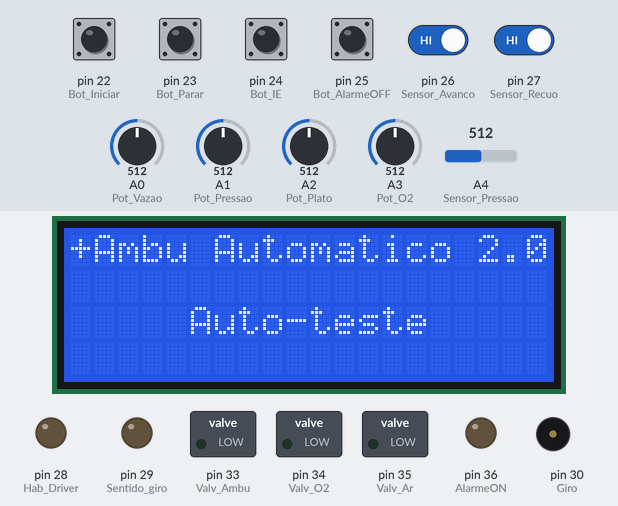
Simulated run of this sketch. Board: Arduino Mega 2560, built with avr-gcc and run on an emulated ATmega2560. Parts: 20×4 character LCD, switched loads named in the sketch (green lamp = pin HIGH), output pins drawn as LEDs (lit = HIGH), buzzer (waves = sounding). Inputs (shaded band) come from the test bench; at power-on: pin 22 (Bot_Iniciar), pin 23 (Bot_Parar), pin 24 (Bot_IE), pin 25 (Bot_AlarmeOFF), pin 26 (Sensor_Avanco), pin 27 (Sensor_Recuo) HIGH, A0 (Pot_Vazao) = 512, A1 (Pot_Pressao) = 512, A2 (Pot_Plato) = 512, A3 (Pot_O2) = 512, A4 (Sensor_Pressao) = 512. What the sketch prints to the serial monitor is not drawn.

Above: at 2.4 s.
At 6.6 s:
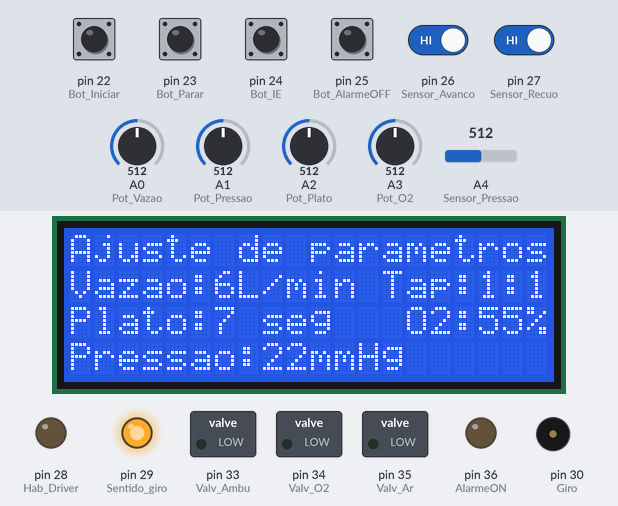
6.7 s: pin 26 (Sensor_Avanco) driven LOW
At 7.9 s:
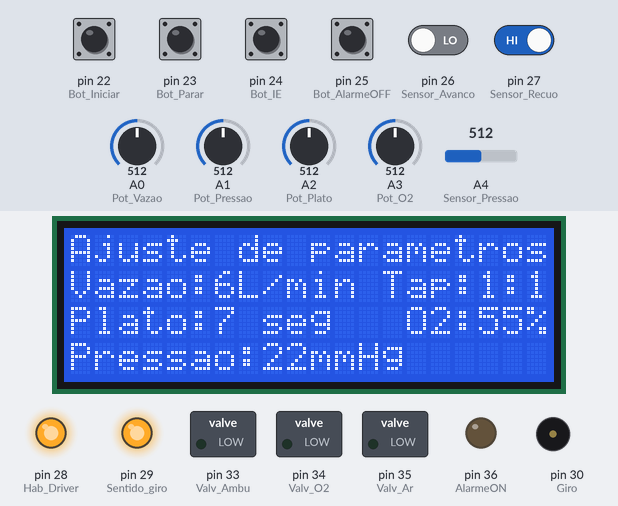
At 14.15 s:
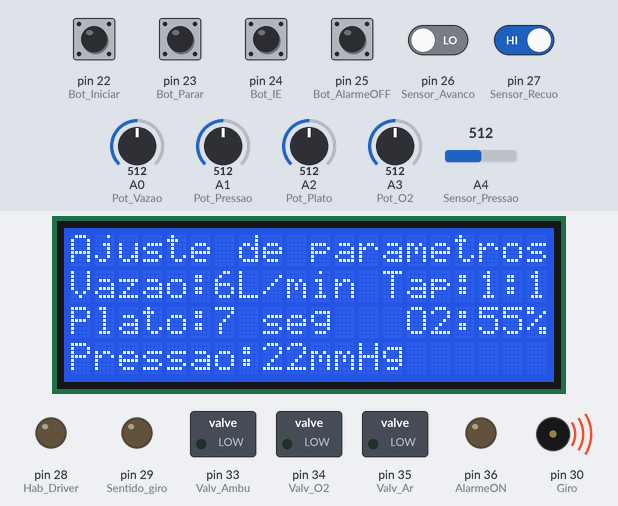
Timing chart, 0 to 14.4 s (numbered marks = the images above; inputs shaded):
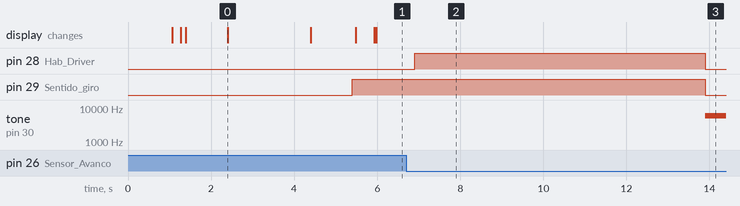

Measured:
- after the input at 6.7 s, pin 28 (Hab_Driver): LOW → HIGH after 0.20 s, → LOW 7.0 s later; pin 29 (Sentido_giro): HIGH → LOW after 7.2 s; tone on pin 30 (Giro): silent → 6001 Hz after 7.2 s
- what the display in image 0 shows lasts 2.0 s, from 2.4 s to 4.4 s

The sketch:

Ventilador_pulmonar.ino
```cpp
//================================================================================================================//
//                                                                                                                //
//                                        Ventilador Pulmonar                                                     //
//                                                                                                                //
//================================================================================================================//
//   Versão:                                                                                                      //
//   Data:                                                                                                        //
//   Hora:                                                                                                        //
//   Atualizado por:                                                                                              //
//================================================================================================================//

// Bibliotecas
#include <Arduino.h>
#include <TimerOne.h>
#include <Wire.h>
#include <LiquidCrystal_I2C.h>

// Variáveis globais
int           Valor_Pot_Vazao = 0;                // Guarda valor do potenciometro de set point da vazão
int           Valor_Pot_Pressao = 0;              // Guarda valor do potenciometro de set point da pressão
int           Valor_Pot_Plato = 0;                // Guarda valor do potenciometro de set point do platô
int           Valor_Pot_O2 = 0;                   // Guarda valor do potenciometro de set point de % de O2
int           Valor_Sensor_Pressao = 0;           // Guarda valor do sensor de pressão
byte          Tap = 1;                            // Guarda o valor do Tap.
unsigned long Tempo_Atual = 0;
unsigned long Tempo_Anterior = 0;

boolean     Estado_Bot = HIGH;
boolean     Flag_Bot_Iniciar = HIGH;             // Trem de pulso pra ajuste de velocidade (pino 3)
boolean     Flag_Bot_Iniciar_Anterior = HIGH;
boolean     Flag_Bot_Parar = HIGH;               // Botão de avanço do motor de passo (pino 21)
boolean     Flag_Bot_Parar_Anterior = HIGH;
boolean     Flag_Bot_IE  = HIGH;                 // Botão de recuo do motor de passo (pino 20)
boolean     Flag_Bot_IE_Anterior  = HIGH;
boolean     Flag_Bot_AlarmeOFF = HIGH;           // Botão de parada do motor de passo (pino 19)
boolean     Flag_Bot_AlarmeOFF_Anterior = HIGH;
boolean     Flag_Sensor_Avanco = HIGH;           // Botão para ligar o motor de passo (pino 18)
boolean     Flag_Sensor_Avanco_Anterior = HIGH;
boolean     Flag_Sensor_Recuo  = HIGH;
boolean     Flag_Sensor_Recuo_Anterior  = HIGH;
boolean     Flag_Avancando = LOW;
boolean     Flag_Recuando = LOW;

// Rótulos das entradas analógicas
#define     Pot_Vazao               A0          // Poteciometro para ajuste de velocidade (pino A0)
#define     Pot_Pressao             A1          // Poteciometro para ajuste de velocidade (pino A0)
#define     Pot_Plato               A2          // Poteciometro para ajuste de velocidade (pino A0)
#define     Pot_O2                  A3          // Poteciometro para ajuste de velocidade (pino A0)
#define     Sensor_Pressao          A4          // Poteciometro para ajuste de velocidade (pino A0)

// Rótulos das entradas digitais
#define     Bot_Iniciar             22          // Trem de pulso pra ajuste de velocidade (pino 3)
#define     Bot_Parar               23          // Botão de avanço do motor de passo (pino 21)
#define     Bot_IE                  24          // Botão de recuo do motor de passo (pino 20)
#define     Bot_AlarmeOFF           25          // Botão de parada do motor de passo (pino 19)
#define     Sensor_Avanco           26          // Botão para ligar o motor de passo (pino 18)
#define     Sensor_Recuo            27          // Habilita o driver do motor de passo (pino 24)

// Rótulos das saídas digitais
#define     Hab_Driver              28          // Trem de pulso pra ajuste de velocidade (pino 3)
#define     Valv_Ambu               33          // Trem de pulso pra ajuste de velocidade (pino 3)
#define     Valv_O2                 34          // Trem de pulso pra ajuste de velocidade (pino 3)
#define     Valv_Ar                 35          // Trem de pulso pra ajuste de velocidade (pino 3)
#define     AlarmeON                36          // Trem de pulso pra ajuste de velocidade (pino 3)
#define     Sentido_giro            29
#define     Giro                    30

//Configuração das bibliotecas
LiquidCrystal_I2C lcd(0x27, 20, 4);             // Display LCD 20x4 I2C

// Declaração das funções
  void Tela_Inicial();
  void Tela_Parametros();
  void Ler_Entradas();
  void Avanca_Motor();
  void Recua_Motor();
  void Para_Motor();
  void Liga_Motor();
  void Desliga_Alarme();

// Configuração do Hardware
void setup()
{
  Serial.begin(9600);                           // Habilita a comunicação com a velocidade de 9600 bits por segundo
  delay(1000);

  // Configuração das entradas
  pinMode (Pot_Vazao, INPUT);                   // Define o pino A0 como entrada analógica do potenciometro
  pinMode (Pot_Pressao, INPUT);                 // Define o pino 21 como entrada digital do botão Avança
  pinMode (Pot_Plato, INPUT);                   // Define o pino 20 como entrada digital do botão Recua
  pinMode (Pot_O2, INPUT);                      // Define o pino 19 como entrada digital do botão Parar
  pinMode (Sensor_Pressao, INPUT);              // Define o pino 18 como entrada digital do botão Recua
  pinMode (Bot_Iniciar, INPUT);                 // Define o pino 24 como saída digital de habilitação do driver
  pinMode (Bot_Parar, INPUT);                   // Define o pino 25 como saída digital de sentido de giro
  pinMode (Bot_IE, INPUT);                      // Define 3 pino como saída do trem de pulso
  pinMode (Bot_AlarmeOFF, INPUT);               // Define 3 pino como saída do trem de pulso
  pinMode (Sensor_Avanco, INPUT);               // Define 3 pino como saída do trem de pulso
  pinMode (Sensor_Recuo, INPUT);                // Define 3 pino como saída do trem de pulso

  digitalWrite (Bot_Iniciar, INPUT_PULLUP);                 // Define o pino 24 como saída digital de habilitação do driver
  digitalWrite (Bot_Parar, INPUT_PULLUP);                   // Define o pino 25 como saída digital de sentido de giro
  digitalWrite (Bot_IE, INPUT_PULLUP);                      // Define 3 pino como saída do trem de pulso
  digitalWrite (Bot_AlarmeOFF, INPUT_PULLUP);               // Define 3 pino como saída do trem de pulso
  digitalWrite (Sensor_Avanco, INPUT_PULLUP);               // Define 3 pino como saída do trem de pulso
  digitalWrite (Sensor_Recuo, INPUT_PULLUP);                // Define 3 pino como saída do trem de pulso

  // Configuração das saídas
  pinMode (Hab_Driver, OUTPUT);                 // Define o pino A0 como entrada analógica do potenciometro
  pinMode (Valv_Ambu, OUTPUT);                  // Define o pino 21 como entrada digital do botão Avança
  pinMode (Valv_O2, OUTPUT);                    // Define o pino 20 como entrada digital do botão Recua
  pinMode (Valv_Ar, OUTPUT);                    // Define o pino 19 como entrada digital do botão Parar
  pinMode (AlarmeON, OUTPUT);                   // Define o pino 18 como entrada digital do botão Recua
  pinMode (Sentido_giro, OUTPUT);
  pinMode (Giro, OUTPUT);

  Tela_Inicial();

  Timer1.attachInterrupt(Ler_Entradas);
  Timer1.initialize(500000);

  Avanca_Motor();         // Inicia o prototipo avançando o motor
  Flag_Avancando = HIGH;  // Indica que o motor está avançando
  }

// Função principal
void loop()
{
  Tela_Parametros();      // Mostra os parametros ajustados

  if(Flag_Avancando == HIGH && Flag_Sensor_Avanco == LOW)     // Se está avançando e o sensor for atingido
  { Para_Motor();
    delay(Valor_Pot_Plato * 1000);
    Recua_Motor();
    Flag_Avancando = LOW;
    Flag_Sensor_Avanco = HIGH;
    Flag_Recuando = HIGH;
  }

  if(Flag_Sensor_Recuo == LOW && Flag_Recuando == HIGH)
  { Para_Motor();
    delay(Valor_Pot_Plato * 1000);
    Avanca_Motor();
    Flag_Avancando = HIGH;
    Flag_Recuando = LOW;
    Flag_Sensor_Recuo = HIGH;
  }
}

// Descrição das funções

void Tela_Inicial()
{
  lcd.init();
  delay(100);
  lcd.clear();
  delay(100);
  lcd.setBacklight (HIGH);
  delay(100);
  lcd.setCursor(0,0);
  lcd.print("+Ambu Automatico 2.0");
  delay(1000);
  lcd.setCursor(5,2);
  lcd.print("Auto-teste");
  delay(2000);
  lcd.setCursor(9,3);
  lcd.print("OK");
  delay(1000);
  lcd.clear();
}

void Ler_Entradas()
{
  Valor_Pot_Vazao = map(analogRead(A0),0,1023,4000,8000);     // Lê valor do potenciometro de set point da vazão
  Serial.println(Valor_Pot_Vazao);
  Valor_Pot_Pressao = map(analogRead(A1),0,1023,4,40);        // Lê valor do potenciometro de set point da pressão
  Valor_Pot_Plato = map(analogRead(A2),0,1023,0,15);          // Lê valor do potenciometro de set point do platô
  Valor_Pot_O2 = map(analogRead(A3),0,1023,20,90);            // Lê valor do potenciometro de set point de % de O2
  Valor_Sensor_Pressao = analogRead(A4);                      // Lê valor do sensor de pressão

  Estado_Bot = digitalRead(Sensor_Avanco);
  if (Estado_Bot == LOW && Flag_Sensor_Avanco_Anterior == HIGH)
    {Flag_Sensor_Avanco = LOW;}
    Flag_Sensor_Avanco_Anterior = Estado_Bot;

  Estado_Bot = digitalRead(Sensor_Recuo);
  if (Estado_Bot == LOW && Flag_Sensor_Recuo_Anterior == HIGH)
    {Flag_Sensor_Recuo = LOW;}
  Flag_Sensor_Recuo_Anterior = Estado_Bot;

  Estado_Bot = digitalRead(Bot_IE);
  if (Estado_Bot == LOW && Flag_Bot_IE_Anterior == HIGH)
    { Tap++;
      if (Tap > 6)
      {Tap = 1;}
      Flag_Bot_IE = LOW;}
  Flag_Bot_IE_Anterior = Estado_Bot;

  Estado_Bot = digitalRead(Bot_Iniciar);
  if (Estado_Bot == LOW && Flag_Bot_Iniciar_Anterior == HIGH)
    {Flag_Bot_Iniciar = LOW;}
    Flag_Bot_Iniciar_Anterior = Estado_Bot;

  Estado_Bot = digitalRead(Bot_Parar);
  if (Estado_Bot == LOW && Flag_Bot_Parar_Anterior == HIGH)
    {Flag_Bot_Parar = LOW;}
    Flag_Bot_Parar_Anterior = Estado_Bot;

  Estado_Bot = digitalRead(Bot_AlarmeOFF);
  if (Estado_Bot == LOW && Flag_Bot_AlarmeOFF_Anterior == HIGH)
    {Flag_Bot_AlarmeOFF = LOW;}
    Flag_Bot_AlarmeOFF_Anterior = Estado_Bot;
}

void Tela_Parametros()
{
  lcd.setCursor(0,0);
  lcd.print("Ajuste de parametros");

  lcd.setCursor(0,1);
  lcd.print("Vazao:");
  lcd.setCursor(6,1);
  lcd.print(Valor_Pot_Vazao);
  lcd.setCursor(7,1);
  lcd.print("L/min");

  lcd.setCursor(0,3);
  lcd.print("Pressao:");
  lcd.setCursor(8,3);
  lcd.print(Valor_Pot_Pressao);
  lcd.setCursor(10,3);
  lcd.print("mmHg");

  lcd.setCursor(0,2);
  lcd.print("Plato:");
  lcd.setCursor(6,2);
  lcd.print(Valor_Pot_Plato);
  lcd.setCursor(8,2);
  lcd.print("seg");

  lcd.setCursor(14,2);
  lcd.print("O2:");
  lcd.setCursor(17,2);
  lcd.print(Valor_Pot_O2);
  lcd.setCursor(19,2);
  lcd.print("%");

  lcd.setCursor(13,1);
  lcd.print("Tap:");
  lcd.setCursor(17,1);
  lcd.print("1:");
  lcd.setCursor(19,1);
  lcd.print(Tap);
}

void Para_Motor()
{
  digitalWrite(Hab_Driver, HIGH);             // Desabilita driver
  noTone(Giro);
}

void Liga_Motor()
{
  digitalWrite(Hab_Driver, LOW);             // Habilita driver
}

void Avanca_Motor()
{
  digitalWrite(Sentido_giro, HIGH);
  digitalWrite(Hab_Driver, LOW);             // Habilita driver
  tone(Giro, Valor_Pot_Vazao);
}

void Recua_Motor()
{
  digitalWrite(Sentido_giro, LOW);
  digitalWrite(Hab_Driver, LOW);             // Habilita driver
  tone(Giro, Valor_Pot_Vazao/Tap);
}

void Desliga_Alarme()
{
  digitalWrite(AlarmeON, LOW);
}
```
